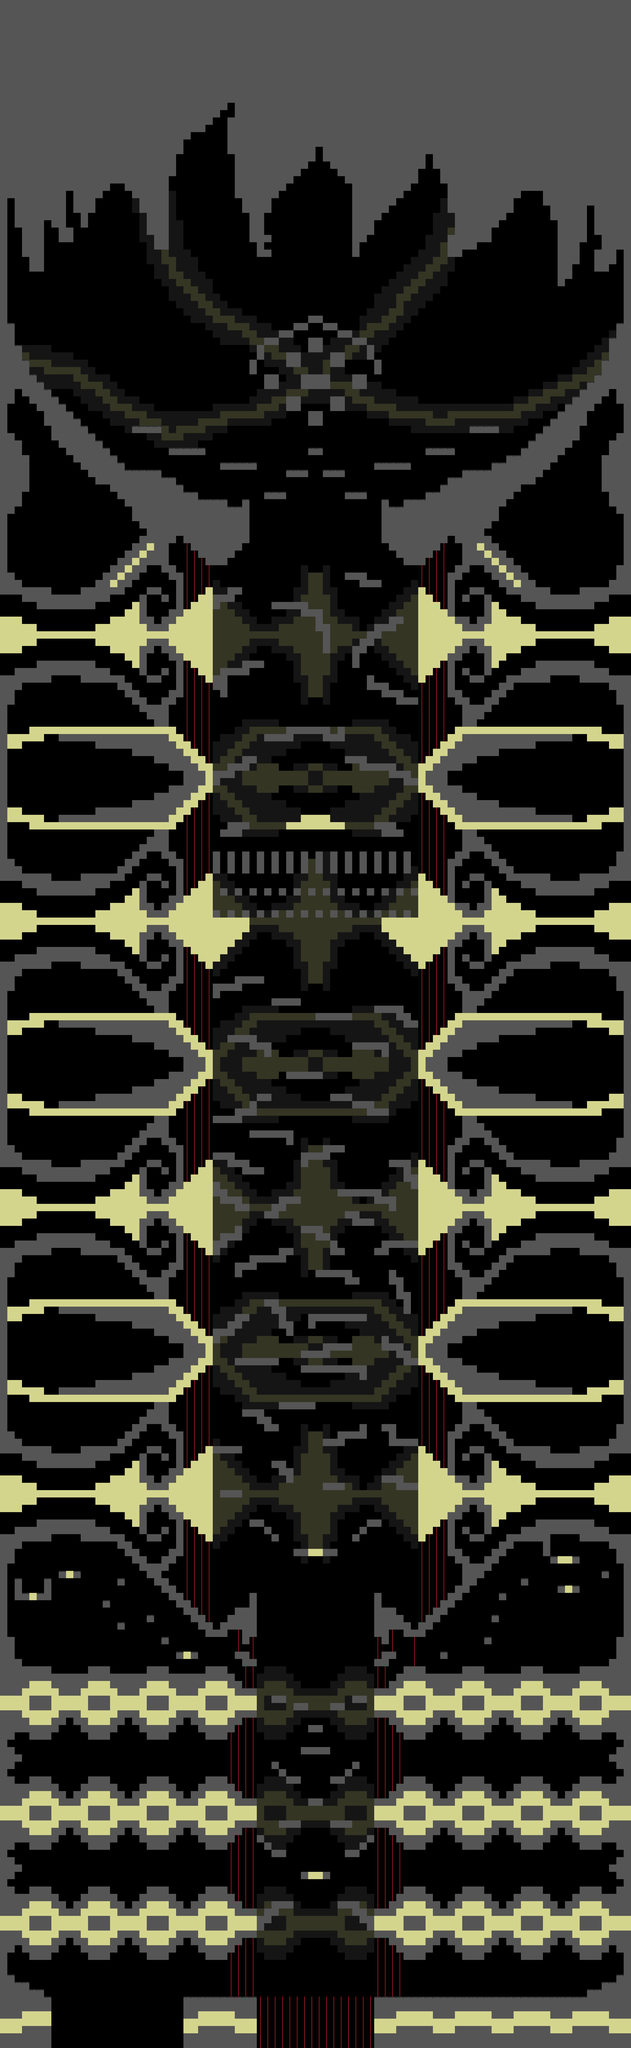

Tiled map render using the project's own tile images. Description and the map definition, with tile-layer contents summarised, below:
An orthogonal 86x279 tile map with 32x32 px tiles, 2 tile layers (background, main) and 207 objects (97x gate, 78x elevator, 14x darkZone, 12x switch, 2x text, ...).

<map version="1.0" tiledversion="1.0.3" orientation="orthogonal" renderorder="right-down" width="86" height="279" tilewidth="32" tileheight="32" nextobjectid="223">
 <properties>
  <property name="cameraHeight" type="float" value="0" />
  <property name="cameraWidth" type="float" value="24" />
 </properties>
 <tileset firstgid="1" source="../../textures/tilesets/test/testTileset.tsx" />
 <layer name="background" width="86" height="279" opacity="0.25">
  <data>[23994 cells, 3466 non-empty, 2 distinct tile ids]</data>
 </layer>
 <layer name="main" width="86" height="279">
  <data>[23994 cells, 10293 non-empty, 4 distinct tile ids]</data>
 </layer>
 <objectgroup name="gateNetwork">
  <object id="25" name="-1" type="gate" x="1088" y="8288" width="32" height="32">
   <properties>
    <property name="id" type="int" value="-1" />
    <property name="inverted" type="bool" value="false" />
    <property name="speed" type="float" value="10" />
   </properties>
  </object>
  <object id="26" name="-1" type="gate" x="1056" y="8288" width="32" height="32">
   <properties>
    <property name="id" type="int" value="-1" />
    <property name="inverted" type="bool" value="false" />
    <property name="speed" type="float" value="10" />
   </properties>
  </object>
  <object id="27" name="-1" type="gate" x="1024" y="8256" width="32" height="32">
   <properties>
    <property name="id" type="int" value="-1" />
    <property name="inverted" type="bool" value="false" />
    <property name="speed" type="float" value="10" />
   </properties>
  </object>
  <object id="28" name="-1" type="gate" x="992" y="8224" width="32" height="32">
   <properties>
    <property name="id" type="int" value="-1" />
    <property name="inverted" type="bool" value="false" />
    <property name="speed" type="float" value="10" />
   </properties>
  </object>
  <object id="29" name="-1" type="gate" x="1632" y="8288" width="32" height="32">
   <properties>
    <property name="id" type="int" value="-1" />
    <property name="inverted" type="bool" value="false" />
    <property name="speed" type="float" value="10" />
   </properties>
  </object>
  <object id="30" name="-1" type="gate" x="1664" y="8288" width="32" height="32">
   <properties>
    <property name="id" type="int" value="-1" />
    <property name="inverted" type="bool" value="false" />
    <property name="speed" type="float" value="10" />
   </properties>
  </object>
  <object id="31" name="-1" type="gate" x="1696" y="8256" width="32" height="32">
   <properties>
    <property name="id" type="int" value="-1" />
    <property name="inverted" type="bool" value="false" />
    <property name="speed" type="float" value="10" />
   </properties>
  </object>
  <object id="32" name="-1" type="gate" x="1728" y="8224" width="32" height="32">
   <properties>
    <property name="id" type="int" value="-1" />
    <property name="inverted" type="bool" value="false" />
    <property name="speed" type="float" value="10" />
   </properties>
  </object>
  <object id="33" name="-1" type="gate" x="1632" y="7808" width="32" height="32">
   <properties>
    <property name="id" type="int" value="-1" />
    <property name="inverted" type="bool" value="false" />
    <property name="speed" type="float" value="10" />
   </properties>
  </object>
  <object id="34" name="-1" type="gate" x="1664" y="7808" width="32" height="32">
   <properties>
    <property name="id" type="int" value="-1" />
    <property name="inverted" type="bool" value="false" />
    <property name="speed" type="float" value="10" />
   </properties>
  </object>
  <object id="35" name="-1" type="gate" x="1696" y="7776" width="32" height="32">
   <properties>
    <property name="id" type="int" value="-1" />
    <property name="inverted" type="bool" value="false" />
    <property name="speed" type="float" value="10" />
   </properties>
  </object>
  <object id="36" name="-1" type="gate" x="1728" y="7744" width="32" height="32">
   <properties>
    <property name="id" type="int" value="-1" />
    <property name="inverted" type="bool" value="false" />
    <property name="speed" type="float" value="10" />
   </properties>
  </object>
  <object id="37" name="-1" type="gate" x="1088" y="7808" width="32" height="32">
   <properties>
    <property name="id" type="int" value="-1" />
    <property name="inverted" type="bool" value="false" />
    <property name="speed" type="float" value="10" />
   </properties>
  </object>
  <object id="38" name="-1" type="gate" x="1024" y="7776" width="32" height="32">
   <properties>
    <property name="id" type="int" value="-1" />
    <property name="inverted" type="bool" value="false" />
    <property name="speed" type="float" value="10" />
   </properties>
  </object>
  <object id="39" name="-1" type="gate" x="1056" y="7808" width="32" height="32">
   <properties>
    <property name="id" type="int" value="-1" />
    <property name="inverted" type="bool" value="false" />
    <property name="speed" type="float" value="10" />
   </properties>
  </object>
  <object id="40" name="-1" type="gate" x="992" y="7744" width="32" height="32">
   <properties>
    <property name="id" type="int" value="-1" />
    <property name="inverted" type="bool" value="false" />
    <property name="speed" type="float" value="10" />
   </properties>
  </object>
  <object id="41" name="-1" type="gate" x="896" y="7040" width="32" height="32">
   <properties>
    <property name="id" type="int" value="-1" />
    <property name="inverted" type="bool" value="false" />
    <property name="speed" type="float" value="10" />
   </properties>
  </object>
  <object id="42" name="-1" type="gate" x="864" y="7008" width="32" height="32">
   <properties>
    <property name="id" type="int" value="-1" />
    <property name="inverted" type="bool" value="false" />
    <property name="speed" type="float" value="10" />
   </properties>
  </object>
  <object id="43" name="-1" type="gate" x="832" y="6976" width="32" height="32">
   <properties>
    <property name="id" type="int" value="-1" />
    <property name="inverted" type="bool" value="false" />
    <property name="speed" type="float" value="10" />
   </properties>
  </object>
  <object id="44" name="-1" type="gate" x="800" y="6944" width="32" height="32">
   <properties>
    <property name="id" type="int" value="-1" />
    <property name="inverted" type="bool" value="false" />
    <property name="speed" type="float" value="10" />
   </properties>
  </object>
  <object id="45" name="-1" type="gate" x="1824" y="7040" width="32" height="32">
   <properties>
    <property name="id" type="int" value="-1" />
    <property name="inverted" type="bool" value="false" />
    <property name="speed" type="float" value="10" />
   </properties>
  </object>
  <object id="46" name="-1" type="gate" x="1856" y="7008" width="32" height="32">
   <properties>
    <property name="id" type="int" value="-1" />
    <property name="inverted" type="bool" value="false" />
    <property name="speed" type="float" value="10" />
   </properties>
  </object>
  <object id="47" name="-1" type="gate" x="1888" y="6976" width="32" height="32">
   <properties>
    <property name="id" type="int" value="-1" />
    <property name="inverted" type="bool" value="false" />
    <property name="speed" type="float" value="10" />
   </properties>
  </object>
  <object id="48" name="-1" type="gate" x="1920" y="6944" width="32" height="32">
   <properties>
    <property name="id" type="int" value="-1" />
    <property name="inverted" type="bool" value="false" />
    <property name="speed" type="float" value="10" />
   </properties>
  </object>
  </objectgroup>
 <objectgroup name="area">
  <!-- 20 objects omitted --></objectgroup>
 <objectgroup name="meta">
  <!-- 6 objects omitted --></objectgroup>
</map>
<!-- 183 of 207 objects omitted -->